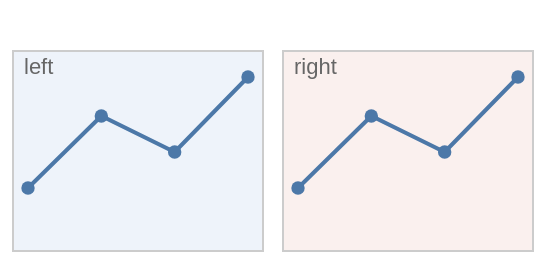

The Vega-Lite source for this figure:
### Vega specification from a JSON file in a GitHub repository (floating-point values rounded to 4 significant figures)
{"$schema": "https://vega.github.io/schema/vega/v6.json", "description": "A group mark driven by plain data rather than a facet, with a second group nested inside it and clipping switched on. Nesting has only been tested through faceting.", "width": 260, "height": 130, "padding": 5, "data": [{"name": "panels", "values": [{"label": "left", "left": 0, "tint": "#eef3fa"}, {"label": "right", "left": 135, "tint": "#faf0ee"}]}, {"name": "series", "values": [{"i": 0, "v": 18}, {"i": 1, "v": 42}, {"i": 2, "v": 30}, {"i": 3, "v": 55}]}], "scales": [{"name": "x", "type": "linear", "domain": [0, 3], "range": [0, 110]}, {"name": "y", "type": "linear", "domain": [0, 60], "range": [90, 0]}], "marks": [{"type": "group", "name": "panel", "from": {"data": "panels"}, "encode": {"enter": {"x": {"field": "left"}, "y": {"value": 20}, "width": {"value": 125}, "height": {"value": 100}, "fill": {"field": "tint"}, "stroke": {"value": "#cccccc"}}}, "marks": [{"type": "text", "encode": {"enter": {"x": {"value": 6}, "y": {"value": 12}, "text": {"signal": "parent.label"}, "fontSize": {"value": 11}, "fill": {"value": "#666666"}}}}, {"type": "group", "clip": true, "encode": {"enter": {"x": {"value": 8}, "y": {"value": 6}, "width": {"value": 110}, "height": {"value": 90}}}, "marks": [{"type": "line", "from": {"data": "series"}, "encode": {"enter": {"x": {"scale": "x", "field": "i"}, "y": {"scale": "y", "field": "v"}, "stroke": {"value": "#4c78a8"}, "strokeWidth": {"value": 2}}}}, {"type": "symbol", "from": {"data": "series"}, "encode": {"enter": {"x": {"scale": "x", "field": "i"}, "y": {"scale": "y", "field": "v"}, "size": {"value": 45}, "fill": {"value": "#4c78a8"}}}}]}]}]}
